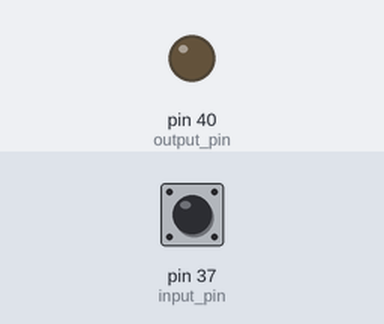
A program run on a simulated Raspberry Pi (header pin numbers). Parts: output pins drawn as LEDs (lit = HIGH). Inputs (shaded band) come from the test bench; at power-on: pin 37 (input_pin) LOW.

Above: at 1.2 s.
1.3 s: pin 37 (input_pin) pulled HIGH for 0.15 s
At 2.0 s:
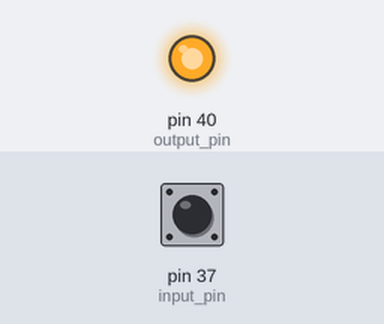
2.9 s: pin 37 (input_pin) pulled HIGH for 1 s
At 3.2 s:
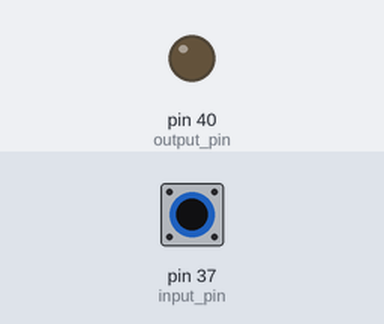
5.4 s: pin 37 (input_pin) pulled HIGH for 3.2 s
At 6.3 s:
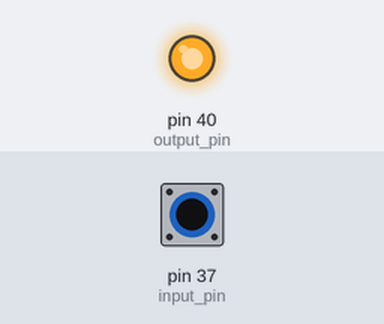
Timing chart, 0 to 8.4 s (numbered marks = the images above; inputs shaded):
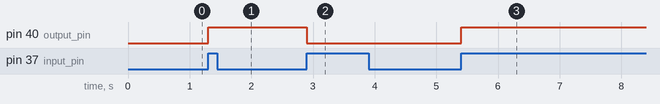

Measured:
- after the input at 1.3 s, pin 40 (output_pin): LOW → HIGH at once
- after the input at 2.9 s, pin 40 (output_pin): HIGH → LOW at once
- after the input at 5.4 s, pin 40 (output_pin): LOW → HIGH at once

The program:

general_timing.py
```python
import threading
import RPi.GPIO as GPIO
import os
import time, threading

# sudo nice -n -20 python3 ./general_timing.py

GPIO.setmode(GPIO.BOARD)
input_pin = 37
output_pin = 40
global ledState

GPIO.setup(input_pin, GPIO.IN, pull_up_down=GPIO.PUD_DOWN)  # Input port til at starte afspillning
GPIO.setup(output_pin, GPIO.OUT)
GPIO.output(output_pin, 0)


def buttonEventHandler_rising(pin):
    # turn LED on
    # GPIO.output(LED_output,True)
    GPIO.output(output_pin, not GPIO.input(output_pin))
    #raise Exception('button pressed')


GPIO.add_event_detect(input_pin, GPIO.RISING, callback=buttonEventHandler_rising)

try:
    while True: pass
except:
    GPIO.cleanup()

if __name__ == "__main__":
    buttonEventHandler_rising()
```
